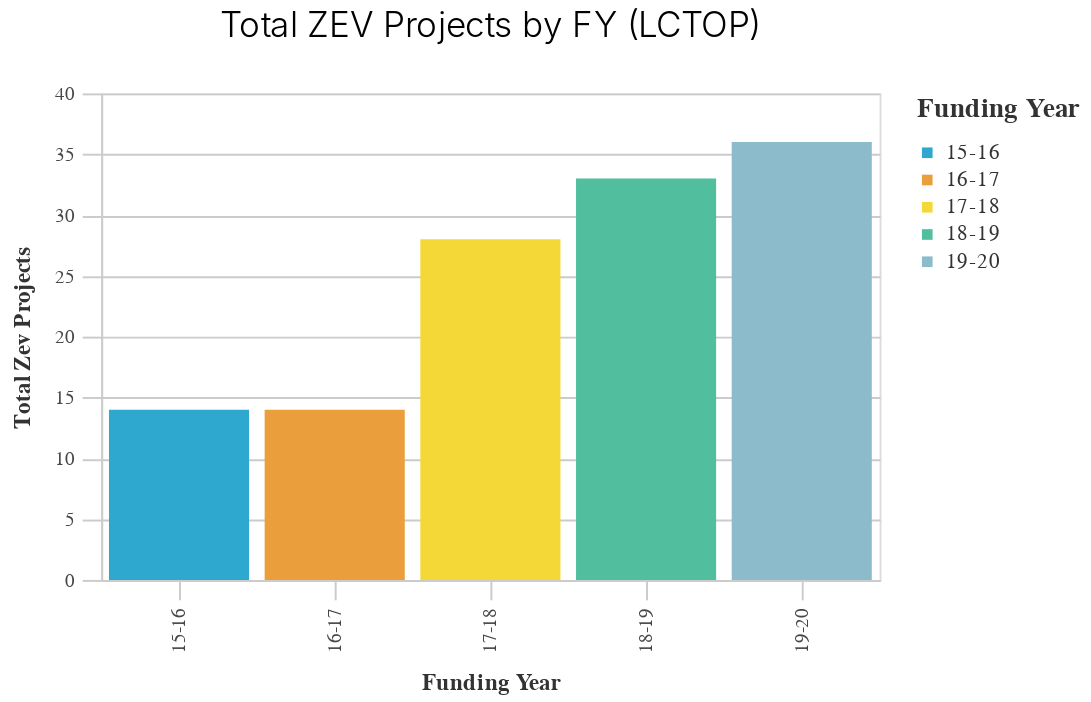

This figure's notebook cell:
### Code cell
A6_zev.basic_bar_chart(
    lctop_summary.iloc[:-1],
    "Funding Year",
    "Total ZEV Projects",
    "Funding Year",
    "Total ZEV Projects by FY (LCTOP)",
)

### Figure 1 — Vega-Lite specification as saved in the notebook (floating-point values rounded to 4 significant figures)
{"config": {"view": {"continuousWidth": 300, "continuousHeight": 300}, "axis": {"domainColor": "#cbcbcb", "grid": true, "gridColor": "#cbcbcb", "gridWidth": 1, "labelColor": "#474747", "labelFont": "Nunito Sans", "labelFontSize": 10, "labelPadding": 4, "tickColor": "#cbcbcb", "tickSize": 10, "titleColor": "#333", "titleFont": "Raleway", "titleFontSize": 12, "titlePadding": 10}, "axisBand": {"grid": false}, "background": "white", "font": "Raleway", "header": {"labelFont": "Nunito Sans", "titleFont": "Raleway"}, "legend": {"labelColor": "#333", "labelFont": "Nunito Sans", "labelFontSize": 11, "labelLimit": 0, "padding": 1, "symbolSize": 30, "symbolType": "square", "titleColor": "#333", "titleFont": "Raleway", "titleFontSize": 14, "titlePadding": 10}, "title": {"anchor": "middle", "font": "Raleway", "fontSize": 18, "fontWeight": 300, "offset": 20}}, "data": {"name": "data-b35d67ce099972865b04d16253bf904c"}, "mark": {"type": "bar"}, "encoding": {"color": {"field": "Funding Year", "legend": {"title": "Funding Year"}, "scale": {"range": ["#2EA8CE", "#EB9F3C", "#F4D837", "#51BF9D", "#8CBCCB", "#9487C0"]}, "type": "nominal"}, "tooltip": [{"field": "Funding Year", "type": "nominal"}, {"field": "Total ZEV Projects", "type": "quantitative"}], "x": {"field": "Funding Year", "title": "Funding Year", "type": "nominal"}, "y": {"field": "Total ZEV Projects", "sort": "-x", "title": "Total Zev Projects", "type": "quantitative"}}, "height": 250, "title": "Total ZEV Projects by FY (LCTOP)", "width": 400, "$schema": "https://vega.github.io/schema/vega-lite/v5.8.0.json", "datasets": {"data-b35d67ce099972865b04d16253bf904c": [{"Funding Year": "15-16", "Total Amount Awarded": "$13016240.0", "Total Lctop Funds": "$0.0", "Total ZEV": 96, "Total ZEV Projects": 14, "Total Projects in Cycle": 132, "Percent of Projects that are ZEV Adjacent": 0.1061}, {"Funding Year": "16-17", "Total Amount Awarded": "$4334392.0", "Total Lctop Funds": "$25272395.0", "Total ZEV": 108, "Total ZEV Projects": 14, "Total Projects in Cycle": 126, "Percent of Projects that are ZEV Adjacent": 0.1111}, {"Funding Year": "17-18", "Total Amount Awarded": "$16886202.0", "Total Lctop Funds": "$45609255.0", "Total ZEV": 155, "Total ZEV Projects": 28, "Total Projects in Cycle": 152, "Percent of Projects that are ZEV Adjacent": 0.1842}, {"Funding Year": "18-19", "Total Amount Awarded": "$35225117.0", "Total Lctop Funds": "$71925716.0", "Total ZEV": 168, "Total ZEV Projects": 33, "Total Projects in Cycle": 180, "Percent of Projects that are ZEV Adjacent": 0.1833}, {"Funding Year": "19-20", "Total Amount Awarded": "$23051637.0", "Total Lctop Funds": "$95166924.0", "Total ZEV": 141, "Total ZEV Projects": 36, "Total Projects in Cycle": 166, "Percent of Projects that are ZEV Adjacent": 0.2169}]}}
